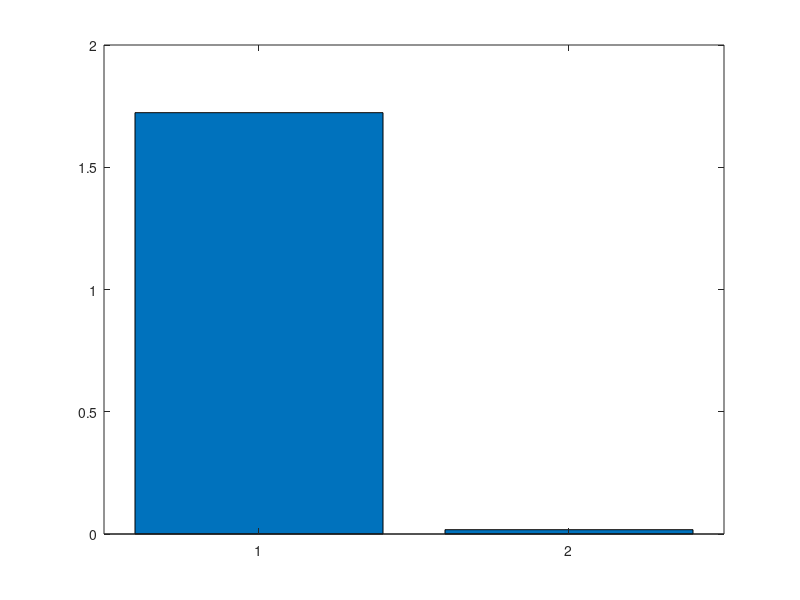

The MATLAB script that drew this image:
function plot_bar()

y = [1.7231992 0.0175880];
% y = y/2; % why divide it by 2? 
bar(y);
hold on; 
% std = [0.59 0.006]; 
% er = errorbar(y, std, std); 

% er.Color = [0 0 0];                            
% er.LineStyle = 'none'; 
% hold off

end

